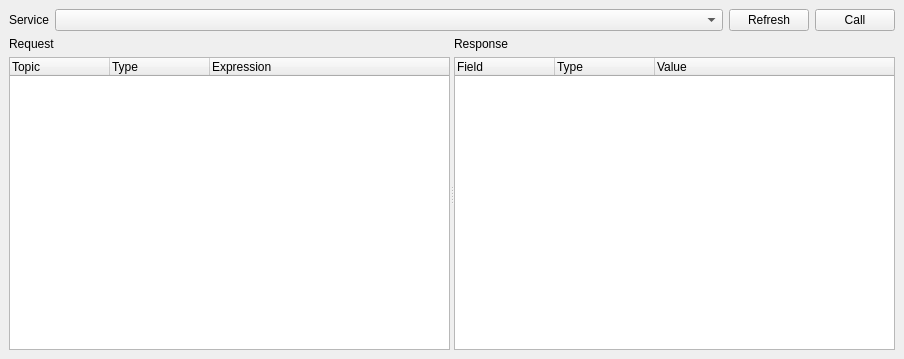
<?xml version="1.0" encoding="UTF-8"?>
<ui version="4.0">
 <class>ServiceCallerDockWidget</class>
 <widget class="QDockWidget" name="ServiceCallerDockWidget">
  <property name="geometry">
   <rect>
    <x>0</x>
    <y>0</y>
    <width>904</width>
    <height>359</height>
   </rect>
  </property>
  <property name="windowTitle">
   <string>ServiceCaller</string>
  </property>
  <widget class="QWidget" name="dockWidgetContents">
   <layout class="QVBoxLayout" name="verticalLayout_3" stretch="0,1">
    <item>
     <layout class="QHBoxLayout" name="horizontalLayout">
      <item>
       <widget class="QLabel" name="label">
        <property name="sizePolicy">
         <sizepolicy hsizetype="Preferred" vsizetype="Preferred">
          <horstretch>0</horstretch>
          <verstretch>0</verstretch>
         </sizepolicy>
        </property>
        <property name="text">
         <string>Service</string>
        </property>
       </widget>
      </item>
      <item>
       <widget class="ExtendedComboBox" name="service_combo_box">
        <property name="sizePolicy">
         <sizepolicy hsizetype="MinimumExpanding" vsizetype="Fixed">
          <horstretch>0</horstretch>
          <verstretch>0</verstretch>
         </sizepolicy>
        </property>
        <property name="editable">
         <bool>false</bool>
        </property>
       </widget>
      </item>
      <item>
       <widget class="QPushButton" name="refresh_services_button">
        <property name="text">
         <string>Refresh</string>
        </property>
       </widget>
      </item>
      <item>
       <widget class="QPushButton" name="call_service_button">
        <property name="text">
         <string>Call</string>
        </property>
       </widget>
      </item>
     </layout>
    </item>
    <item>
     <widget class="QSplitter" name="splitter">
      <property name="orientation">
       <enum>Qt::Horizontal</enum>
      </property>
      <widget class="QWidget" name="">
       <layout class="QVBoxLayout" name="verticalLayout_2">
        <item>
         <widget class="QLabel" name="label_2">
          <property name="text">
           <string>Request</string>
          </property>
         </widget>
        </item>
        <item>
         <widget class="QTreeWidget" name="request_tree_widget">
          <property name="contextMenuPolicy">
           <enum>Qt::CustomContextMenu</enum>
          </property>
          <property name="toolTip">
           <string>Right click on item for more options.</string>
          </property>
          <property name="dragEnabled">
           <bool>true</bool>
          </property>
          <property name="dragDropMode">
           <enum>QAbstractItemView::DragOnly</enum>
          </property>
          <property name="selectionMode">
           <enum>QAbstractItemView::ExtendedSelection</enum>
          </property>
          <column>
           <property name="text">
            <string>Topic</string>
           </property>
          </column>
          <column>
           <property name="text">
            <string>Type</string>
           </property>
          </column>
          <column>
           <property name="text">
            <string>Expression</string>
           </property>
          </column>
         </widget>
        </item>
       </layout>
      </widget>
      <widget class="QWidget" name="">
       <layout class="QVBoxLayout" name="verticalLayout">
        <item>
         <widget class="QLabel" name="label_3">
          <property name="text">
           <string>Response</string>
          </property>
         </widget>
        </item>
        <item>
         <widget class="QTreeWidget" name="response_tree_widget">
          <property name="contextMenuPolicy">
           <enum>Qt::CustomContextMenu</enum>
          </property>
          <property name="toolTip">
           <string>Right click on item for more options.</string>
          </property>
          <property name="dragEnabled">
           <bool>true</bool>
          </property>
          <property name="dragDropMode">
           <enum>QAbstractItemView::DragOnly</enum>
          </property>
          <property name="selectionMode">
           <enum>QAbstractItemView::ExtendedSelection</enum>
          </property>
          <column>
           <property name="text">
            <string>Field</string>
           </property>
          </column>
          <column>
           <property name="text">
            <string>Type</string>
           </property>
          </column>
          <column>
           <property name="text">
            <string>Value</string>
           </property>
          </column>
         </widget>
        </item>
       </layout>
      </widget>
     </widget>
    </item>
   </layout>
  </widget>
 </widget>
 <customwidgets>
  <customwidget>
   <class>ExtendedComboBox</class>
   <extends>QComboBox</extends>
   <header>ExtendedComboBox</header>
  </customwidget>
 </customwidgets>
 <resources/>
 <connections/>
</ui>
